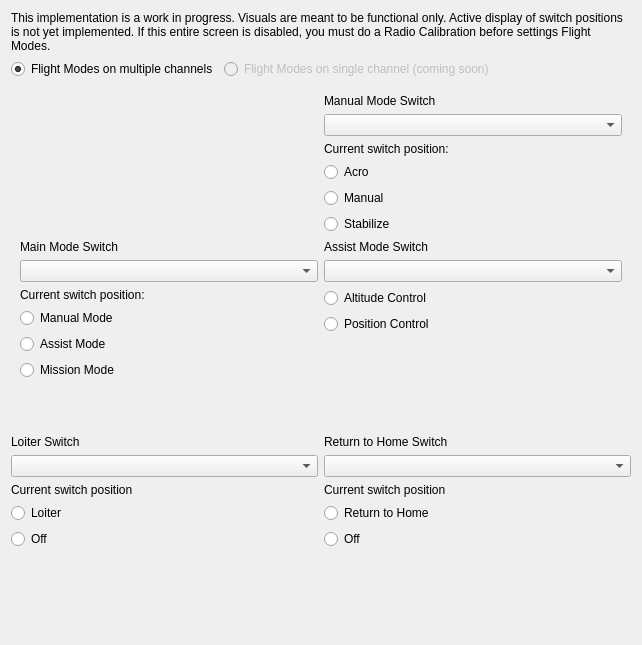
<?xml version="1.0" encoding="UTF-8"?>
<ui version="4.0">
 <class>FlightModeConfig</class>
 <widget class="QWidget" name="FlightModeConfig">
  <property name="geometry">
   <rect>
    <x>0</x>
    <y>0</y>
    <width>642</width>
    <height>645</height>
   </rect>
  </property>
  <property name="sizePolicy">
   <sizepolicy hsizetype="Fixed" vsizetype="Fixed">
    <horstretch>0</horstretch>
    <verstretch>0</verstretch>
   </sizepolicy>
  </property>
  <property name="minimumSize">
   <size>
    <width>642</width>
    <height>645</height>
   </size>
  </property>
  <property name="windowTitle">
   <string>Form</string>
  </property>
  <layout class="QVBoxLayout" name="verticalLayout">
   <item>
    <widget class="QLabel" name="label_8">
     <property name="text">
      <string>This implementation is a work in progress. Visuals are meant to be functional only. Active display of switch positions is not yet implemented. If this entire screen is disabled, you must do a Radio Calibration before settings Flight Modes.</string>
     </property>
     <property name="wordWrap">
      <bool>true</bool>
     </property>
    </widget>
   </item>
   <item>
    <layout class="QHBoxLayout" name="modeSelectLayout">
     <item>
      <widget class="QRadioButton" name="multiChannelMode">
       <property name="text">
        <string>Flight Modes on multiple channels</string>
       </property>
       <property name="checked">
        <bool>true</bool>
       </property>
       <attribute name="buttonGroup">
        <string notr="true">modeSwitchGroup</string>
       </attribute>
      </widget>
     </item>
     <item>
      <widget class="QRadioButton" name="singleChannelMode">
       <property name="enabled">
        <bool>false</bool>
       </property>
       <property name="text">
        <string>Flight Modes on single channel (coming soon)</string>
       </property>
       <attribute name="buttonGroup">
        <string notr="true">modeSwitchGroup</string>
       </attribute>
      </widget>
     </item>
     <item>
      <spacer name="horizontalSpacer">
       <property name="orientation">
        <enum>Qt::Horizontal</enum>
       </property>
       <property name="sizeHint" stdset="0">
        <size>
         <width>40</width>
         <height>20</height>
        </size>
       </property>
      </spacer>
     </item>
    </layout>
   </item>
   <item>
    <widget class="QStackedWidget" name="stackedWidget">
     <property name="sizePolicy">
      <sizepolicy hsizetype="Preferred" vsizetype="MinimumExpanding">
       <horstretch>0</horstretch>
       <verstretch>0</verstretch>
      </sizepolicy>
     </property>
     <property name="currentIndex">
      <number>1</number>
     </property>
     <widget class="QWidget" name="singleChannelWidget"/>
     <widget class="QWidget" name="multiChannelWidget">
      <layout class="QGridLayout" name="gridLayout">
       <item row="1" column="0">
        <layout class="QVBoxLayout" name="verticalLayout_2">
         <item>
          <widget class="QLabel" name="label_10">
           <property name="text">
            <string>Main Mode Switch</string>
           </property>
          </widget>
         </item>
         <item>
          <widget class="QGCComboBox" name="modeSwitchChannel"/>
         </item>
         <item>
          <widget class="QLabel" name="label_11">
           <property name="text">
            <string>Current switch position:</string>
           </property>
          </widget>
         </item>
         <item>
          <widget class="QRadioButton" name="manualMode">
           <property name="text">
            <string>Manual Mode</string>
           </property>
           <attribute name="buttonGroup">
            <string notr="true">mainSwitchGroup</string>
           </attribute>
          </widget>
         </item>
         <item>
          <widget class="QRadioButton" name="assistMode">
           <property name="text">
            <string>Assist Mode</string>
           </property>
           <attribute name="buttonGroup">
            <string notr="true">mainSwitchGroup</string>
           </attribute>
          </widget>
         </item>
         <item>
          <widget class="QRadioButton" name="missionMode">
           <property name="text">
            <string>Mission Mode</string>
           </property>
           <attribute name="buttonGroup">
            <string notr="true">mainSwitchGroup</string>
           </attribute>
          </widget>
         </item>
         <item>
          <spacer name="verticalSpacer_2">
           <property name="orientation">
            <enum>Qt::Vertical</enum>
           </property>
           <property name="sizeHint" stdset="0">
            <size>
             <width>20</width>
             <height>40</height>
            </size>
           </property>
          </spacer>
         </item>
        </layout>
       </item>
       <item row="0" column="1">
        <layout class="QVBoxLayout" name="verticalLayout_3">
         <item>
          <widget class="QLabel" name="label_5">
           <property name="text">
            <string>Manual Mode Switch</string>
           </property>
          </widget>
         </item>
         <item>
          <widget class="QGCComboBox" name="manualSwitchChannel"/>
         </item>
         <item>
          <widget class="QLabel" name="label_6">
           <property name="text">
            <string>Current switch position:</string>
           </property>
          </widget>
         </item>
         <item>
          <widget class="QRadioButton" name="manualAcro">
           <property name="text">
            <string>Acro</string>
           </property>
           <attribute name="buttonGroup">
            <string notr="true">manualSwitchGroup</string>
           </attribute>
          </widget>
         </item>
         <item>
          <widget class="QRadioButton" name="manualManual">
           <property name="text">
            <string>Manual</string>
           </property>
           <attribute name="buttonGroup">
            <string notr="true">manualSwitchGroup</string>
           </attribute>
          </widget>
         </item>
         <item>
          <widget class="QRadioButton" name="manualStabilize">
           <property name="text">
            <string>Stabilize</string>
           </property>
           <attribute name="buttonGroup">
            <string notr="true">manualSwitchGroup</string>
           </attribute>
          </widget>
         </item>
        </layout>
       </item>
       <item row="1" column="1">
        <layout class="QVBoxLayout" name="verticalLayout_4">
         <item>
          <widget class="QLabel" name="label_7">
           <property name="text">
            <string>Assist Mode Switch</string>
           </property>
          </widget>
         </item>
         <item>
          <widget class="QGCComboBox" name="assistSwitchChannel"/>
         </item>
         <item>
          <widget class="QRadioButton" name="altitudeAssist">
           <property name="text">
            <string>Altitude Control</string>
           </property>
           <attribute name="buttonGroup">
            <string notr="true">assistSwitchGroup</string>
           </attribute>
          </widget>
         </item>
         <item>
          <widget class="QRadioButton" name="positionAssist">
           <property name="text">
            <string>Position Control</string>
           </property>
           <attribute name="buttonGroup">
            <string notr="true">assistSwitchGroup</string>
           </attribute>
          </widget>
         </item>
         <item>
          <spacer name="verticalSpacer_4">
           <property name="orientation">
            <enum>Qt::Vertical</enum>
           </property>
           <property name="sizeHint" stdset="0">
            <size>
             <width>20</width>
             <height>40</height>
            </size>
           </property>
          </spacer>
         </item>
        </layout>
       </item>
      </layout>
     </widget>
    </widget>
   </item>
   <item>
    <layout class="QHBoxLayout" name="loiterReturnLayout">
     <item>
      <layout class="QVBoxLayout" name="loiterLayout">
       <item>
        <widget class="QLabel" name="label">
         <property name="text">
          <string>Loiter Switch</string>
         </property>
        </widget>
       </item>
       <item>
        <widget class="QGCComboBox" name="loiterSwitchChannel"/>
       </item>
       <item>
        <widget class="QLabel" name="label_3">
         <property name="text">
          <string>Current switch position</string>
         </property>
        </widget>
       </item>
       <item>
        <widget class="QRadioButton" name="loiterOn">
         <property name="text">
          <string>Loiter</string>
         </property>
         <attribute name="buttonGroup">
          <string notr="true">loiterSwitchGroup</string>
         </attribute>
        </widget>
       </item>
       <item>
        <widget class="QRadioButton" name="loiterOff">
         <property name="text">
          <string>Off</string>
         </property>
         <attribute name="buttonGroup">
          <string notr="true">loiterSwitchGroup</string>
         </attribute>
        </widget>
       </item>
      </layout>
     </item>
     <item>
      <layout class="QVBoxLayout" name="returnLayout">
       <item>
        <widget class="QLabel" name="label_2">
         <property name="text">
          <string>Return to Home Switch</string>
         </property>
        </widget>
       </item>
       <item>
        <widget class="QGCComboBox" name="returnSwitchChannel"/>
       </item>
       <item>
        <widget class="QLabel" name="label_4">
         <property name="text">
          <string>Current switch position</string>
         </property>
        </widget>
       </item>
       <item>
        <widget class="QRadioButton" name="returnOn">
         <property name="text">
          <string>Return to Home</string>
         </property>
         <attribute name="buttonGroup">
          <string notr="true">returnSwitchGroup</string>
         </attribute>
        </widget>
       </item>
       <item>
        <widget class="QRadioButton" name="returnOff">
         <property name="text">
          <string>Off</string>
         </property>
         <attribute name="buttonGroup">
          <string notr="true">returnSwitchGroup</string>
         </attribute>
        </widget>
       </item>
      </layout>
     </item>
    </layout>
   </item>
   <item>
    <spacer name="verticalSpacer">
     <property name="orientation">
      <enum>Qt::Vertical</enum>
     </property>
     <property name="sizeHint" stdset="0">
      <size>
       <width>20</width>
       <height>40</height>
      </size>
     </property>
    </spacer>
   </item>
  </layout>
 </widget>
 <customwidgets>
  <customwidget>
   <class>QGCComboBox</class>
   <extends>QComboBox</extends>
   <header>QGCComboBox.h</header>
  </customwidget>
 </customwidgets>
 <resources/>
 <connections/>
 <buttongroups>
  <buttongroup name="returnSwitchGroup"/>
  <buttongroup name="modeSwitchGroup"/>
  <buttongroup name="mainSwitchGroup"/>
  <buttongroup name="loiterSwitchGroup"/>
  <buttongroup name="manualSwitchGroup"/>
  <buttongroup name="assistSwitchGroup"/>
 </buttongroups>
</ui>
